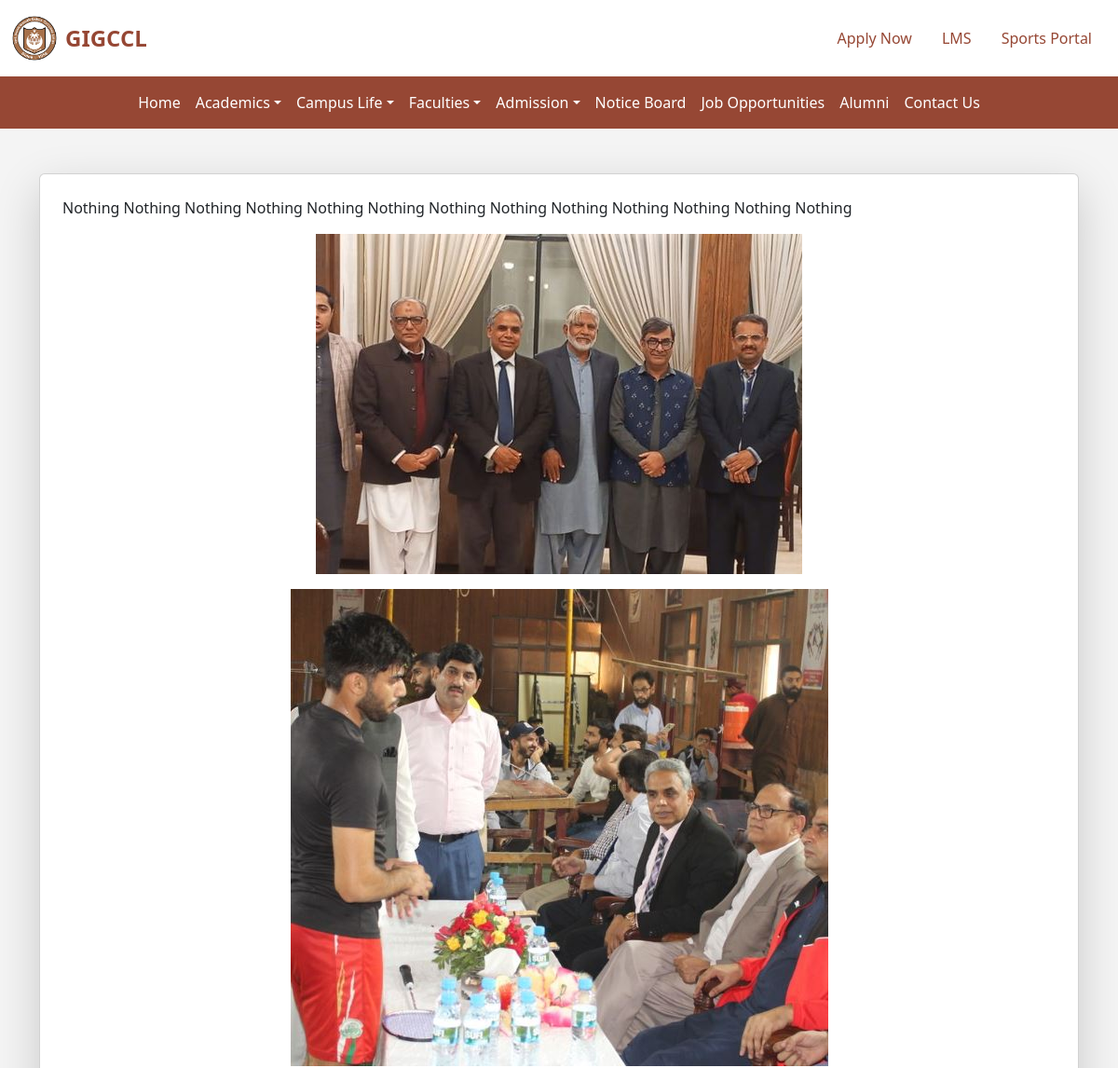
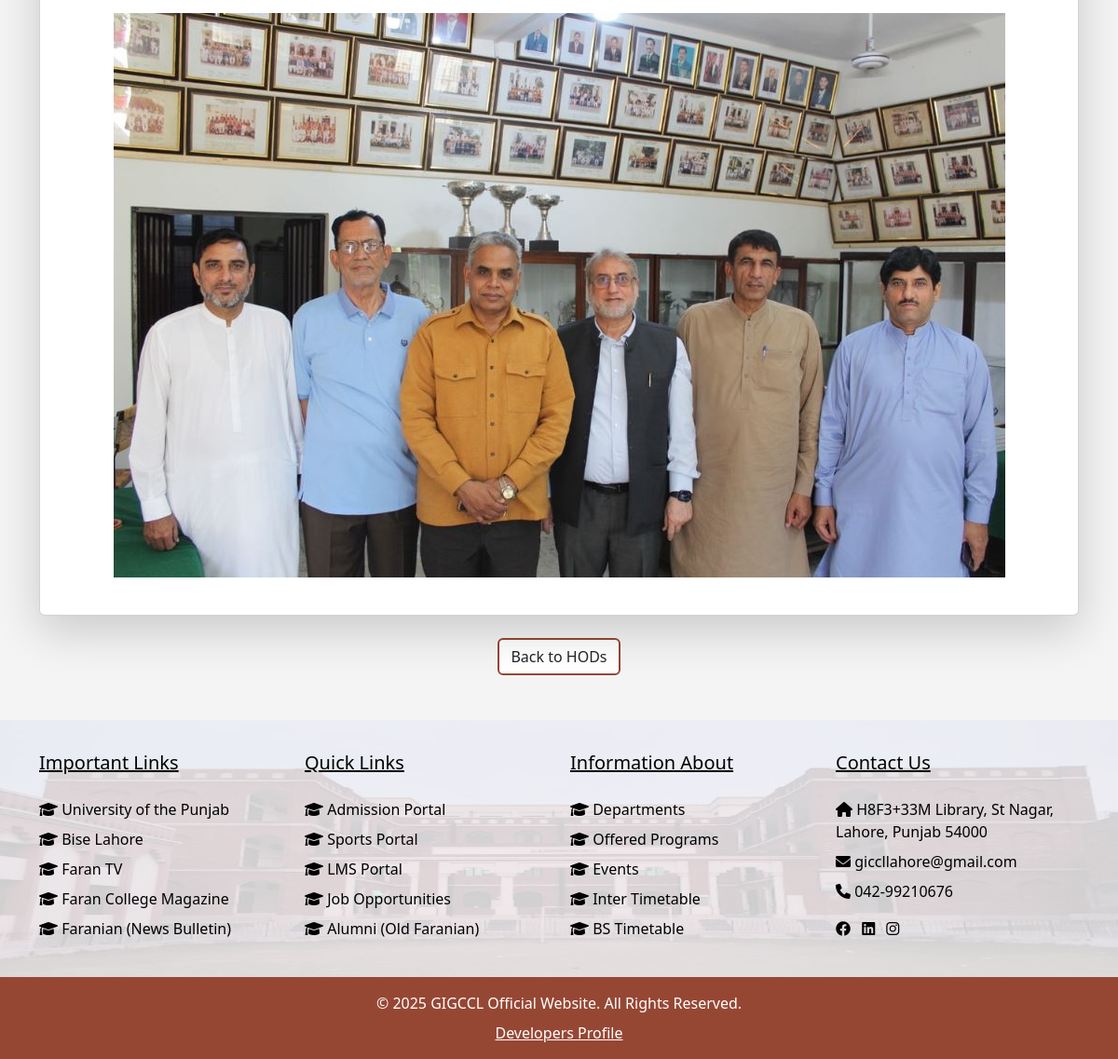
The page /faculties/hods/1/ on the database its author committed (2 pictures, top to bottom).
### faculties/models.py (models this page shows, shortened)
class Hod(models.Model):
    name = models.CharField(max_length=255)
    image = models.ImageField(upload_to='hod/')
    hod_detail = CKEditor5Field(config_name='extends')
    created_at = models.DateTimeField(default=timezone.now)

### faculties/views.py (the view)
# urls.py: path('hods/<int:hods_id>/', views.hod_detail, name='hod_detail'),
def hod_detail(request, hods_id):
    hod = Hod.objects.get(id=hods_id)
    return render(request, 'faculties/hod_detail.html', {'hod': hod})

### faculties/templates/faculties/hod_detail.html (shortened to what this page needs)
{% extends 'base.html' %}
{% block content %}
<section class="container my-5" data-aos="fade-up" data-aos-duration="1000">
    <div class="card shadow-lg p-4 hod_detail">
        {{ hod.hod_detail|safe }}
    </div>
    <div class="text-center mt-4">
        <a href="{% url 'hod_list' %}" class="btn custom-btn">Back to HODs</a>
    </div>
</section>
{% endblock %}

### static/css/styles.css (style rules this page uses)
body { background-color: #f4f4f4; }

### faculties/templates/faculties/hod_detail.html (style rules this page uses)
.custom-btn { background-color: white; border: 2px solid #964734; }
.hod_detail img { max-width: 100%; height: auto; display: block; margin: auto; float: none !important; }

### rows shown on the page
Hod: hod_detail "Nothing Nothing Nothing Nothing Nothing Nothing Nothing Nothing Nothing Nothing Nothing Nothing Nothing", hod_detail (picture)
